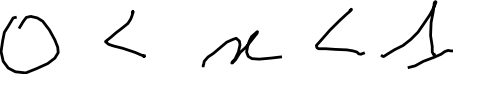
#> input picture images/0000002.png, 480 x 96 px; its folder holds 4 pictures in this run
$ python image_preprocessing.py
#> lines starting #> are read from the running program, lines starting #| are printed output that depends on the picture; after the words box and inside, x2 and y2 are one past the last pixel; in counts of white or black regions, pixels touching at a corner belong together
import cv2
import numpy as np
from pathlib import Path
from tqdm import tqdm

# ---------- paths ----------
INPUT_DIR  = Path(r"C:\Users\Admin\Uni\LatexOCR\images")
OUTPUT_DIR = Path(r"C:\Users\Admin\Uni\LatexOCR\preprocessed_images")
OUTPUT_DIR.mkdir(parents=True, exist_ok=True)

# ---------- config ----------
GAUSS_K      = 3     # Gaussian kernel size (odd)
GAUSS_SIGMA  = 0     # 0 lets OpenCV choose from kernel
ADAPT_BLOCK  = 21    # odd, neighborhood size (>=3, odd)
ADAPT_C      = 10    # subtractive constant (tunes threshold)
INVERT       = False # True -> white bg / black ink, False -> black bg / white ink
EXTS = {".png"}  # file types to process
# ----------------------------

def preprocess_one(img_bgr, target_h, target_w):
    # 1) grayscale
    gray = cv2.cvtColor(img_bgr, cv2.COLOR_BGR2GRAY)

    # 2) adaptive threshold
    thresh_type = cv2.THRESH_BINARY_INV if INVERT else cv2.THRESH_BINARY
    bin_adapt = cv2.adaptiveThreshold(
        gray, 255,
        cv2.ADAPTIVE_THRESH_GAUSSIAN_C,
        thresh_type,
        ADAPT_BLOCK, ADAPT_C
    )

    # 3) resize keeping aspect ratio, then pad to target_h x target_w
    h, w = bin_adapt.shape
    scale = min(target_w / w, target_h / h)
    new_w, new_h = int(round(w * scale)), int(round(h * scale))
    if new_w > w or new_h > h:
     interp = cv2.INTER_LINEAR  # upscale → smoother strokes
    else:
     interp = cv2.INTER_AREA   # downscale → avoid aliasing
    resized = cv2.resize(bin_adapt, (new_w, new_h), interpolation=interp)

    # create background
    bg_val = 255 if INVERT else 0
    canvas = np.full((target_h, target_w), bg_val, dtype=np.uint8)

    # center paste
    y0 = (target_h - new_h) // 2
    x0 = (target_w - new_w) // 2
    canvas[y0:y0+new_h, x0:x0+new_w] = resized

    return canvas

# ---- 1) Scan to get average dimensions ----
files = [p for p in INPUT_DIR.iterdir() if p.suffix.lower() in EXTS]
files.sort()

heights, widths = [], []
for src in tqdm(files, desc="Scanning sizes"):
    img = cv2.imread(str(src), cv2.IMREAD_GRAYSCALE)
#> img is the input picture: shape (96, 480); min 0, max 255, mean 244
    if img is None:
        continue
    h, w = img.shape
#> h = 96; w = 480
    heights.append(h)
    widths.append(w)
#> pass 2 of the loop `for src in tqdm(files, desc="Scanning sizes"):`:
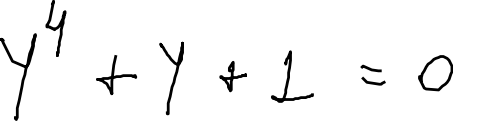
#> input picture images/0000153.png, 480 x 128 px
#> img is the input picture: shape (128, 480); min 0, max 255, mean 245.8
#> pass 3 of the loop `for src in tqdm(files, desc="Scanning sizes"):`:
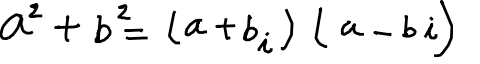
#> input picture images/0000203.png, 480 x 64 px
#> img is the input picture: shape (64, 480); min 0, max 255, mean 235.2
#> the loop made 4 passes; the first 3 are shown

avg_h = int(round(np.mean(heights)))
avg_w = int(round(np.mean(widths)))
print(f"Average height: {avg_h}, Average width: {avg_w}")

# ---- 2) Preprocess all images to average size ----
bad = 0
for src in tqdm(files, desc="Preprocessing"):
    img = cv2.imread(str(src), cv2.IMREAD_COLOR)
    if img is None:
        bad += 1
        continue

    out = preprocess_one(img, avg_h, avg_w)
#> in preprocess_one, `bin_adapt = cv2.adaptiveThreshold( gray, 255, cv2.ADAPTIVE_THRESH_GAUS..`:
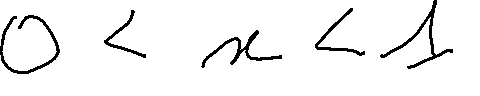
#> bin_adapt: shape (96, 480); 95.2% white; 5 black regions, box (x1, y1, x2, y2) and area: (0, 15, 60, 74) 563, (380, 0, 453, 69) 547, (201, 30, 282, 68) 487, (315, 8, 365, 56) 325, (104, 10, 146, 58) 274
#> in preprocess_one, `canvas = np.full((target_h, target_w), bg_val, dtype=np.uint8)`: canvas: shape (104, 480); every value is 0
#> in preprocess_one, `canvas[y0:y0+new_h, x0:x0+new_w] = resized`:
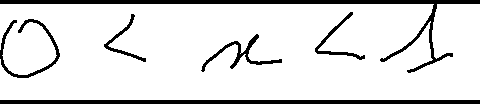
#> canvas: shape (104, 480); 87.9% white; 6 black regions, box (x1, y1, x2, y2) and area: (0, 0, 480, 73) 2467, (0, 100, 480, 104) 1920, (0, 19, 60, 78) 563, (201, 34, 282, 72) 487, (315, 12, 365, 60) 325, (104, 14, 146, 62) 274

    dst = OUTPUT_DIR / (src.stem + ".png")
    cv2.imwrite(str(dst), out)
#> pass 2 of the loop `for src in tqdm(files, desc="Preprocessing"):`:
#> in preprocess_one (call 2), `bin_adapt = cv2.adaptiveThreshold( gray, 255, cv2.ADAPTIVE_THRESH_GAUS..`:
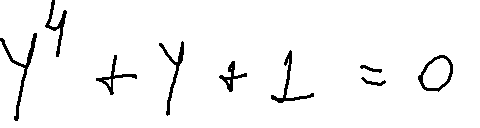
#> bin_adapt: shape (128, 480); 96.1% white; 9 black regions, largest, box (x1, y1, x2, y2) and area: (0, 33, 37, 121) 444, (159, 41, 184, 116) 343, (271, 50, 314, 103) 333
#> in preprocess_one (call 2), `canvas[y0:y0+new_h, x0:x0+new_w] = resized`:
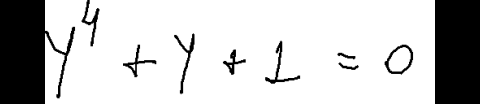
#> canvas: shape (104, 480); min 0, max 255, mean 199.1
#> pass 3 of the loop `for src in tqdm(files, desc="Preprocessing"):`:
#> in preprocess_one (call 3), `bin_adapt = cv2.adaptiveThreshold( gray, 255, cv2.ADAPTIVE_THRESH_GAUS..`:
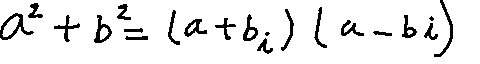
#> bin_adapt: shape (64, 480); 91.4% white; 21 black regions (2 under 20 px), largest, box (x1, y1, x2, y2) and area: (0, 13, 34, 40) 264, (434, 0, 453, 57) 205, (94, 15, 112, 43) 195
#> in preprocess_one (call 3), `canvas[y0:y0+new_h, x0:x0+new_w] = resized`:
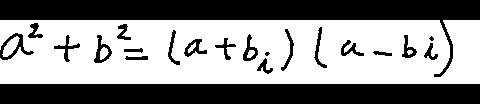
#> canvas: shape (104, 480); 56.3% white; 22 black regions (2 under 20 px), largest, box (x1, y1, x2, y2) and area: (0, 0, 480, 77) 9805, (0, 84, 480, 104) 9600, (0, 33, 34, 60) 264
#> the loop made 4 passes; the first 3 are shown

print(f"✅ Done. Wrote {len(files)-bad} images to {OUTPUT_DIR}  |  Skipped {bad} unreadable files.")
